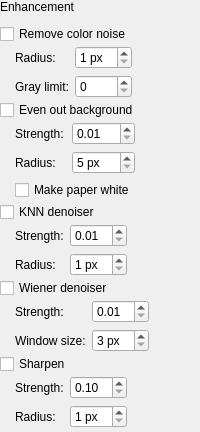
       <widget class="QWidget" name="denoisingOptions">
        <layout class="QVBoxLayout" name="denoisingOptionsLayout">
         <property name="leftMargin">
          <number>0</number>
         </property>
         <property name="topMargin">
          <number>0</number>
         </property>
         <property name="rightMargin">
          <number>0</number>
         </property>
         <property name="bottomMargin">
          <number>0</number>
         </property>
         <item>
          <widget class="SectionHeading" name="denoisingOptionsHeading">
           <property name="text">
            <string>Enhancement</string>
           </property>
          </widget>
         </item>
         <item>
          <layout class="QHBoxLayout" name="denoisingOptionsHLayout">
           <item>
            <layout class="QVBoxLayout" name="denoisingOptionsVLayout">
             <property name="spacing">
              <number>2</number>
             </property>
             <property name="leftMargin">
              <number>0</number>
             </property>
             <property name="topMargin">
              <number>4</number>
             </property>
             <property name="rightMargin">
              <number>4</number>
             </property>
             <property name="bottomMargin">
              <number>4</number>
             </property>
             <item>
              <widget class="QCheckBox" name="chromaCB">
               <property name="toolTip">
                <string>Removes color noise, such as single red, green and blue pixels on gray paper, before the other filters. The brightness is not changed.</string>
               </property>
               <property name="text">
                <string>Remove color noise</string>
               </property>
              </widget>
             </item>
             <item>
              <widget class="QWidget" name="chromaOptionsWidget" native="true">
               <layout class="QGridLayout" name="chromaOptionsLayout">
                <property name="leftMargin">
                 <number>0</number>
                </property>
                <property name="topMargin">
                 <number>0</number>
                </property>
                <property name="rightMargin">
                 <number>0</number>
                </property>
                <property name="bottomMargin">
                 <number>0</number>
                </property>
                <item row="0" column="0" rowspan="2">
                 <spacer name="chromaIndent">
                  <property name="orientation">
                   <enum>Qt::Horizontal</enum>
                  </property>
                  <property name="sizeType">
                   <enum>QSizePolicy::Fixed</enum>
                  </property>
                  <property name="sizeHint" stdset="0">
                   <size>
                    <width>15</width>
                    <height>1</height>
                   </size>
                  </property>
                 </spacer>
                </item>
                <item row="0" column="1">
                 <widget class="QLabel" name="chromaRadiusLabel">
                  <property name="buddy">
                   <cstring>chromaRadius</cstring>
                  </property>
                  <property name="text">
                   <string>Radius:</string>
                  </property>
                 </widget>
                </item>
                <item row="0" column="2">
                 <widget class="QSpinBox" name="chromaRadius">
<property name="suffix"><string notr="true"> px</string></property>
                  <property name="toolTip">
                   <string>How far the colors are smoothed.</string>
                  </property>
                  <property name="minimum">
                   <number>1</number>
                  </property>
                  <property name="maximum">
                   <number>10</number>
                  </property>
                 </widget>
                </item>
                <item row="1" column="1">
                 <widget class="QLabel" name="chromaGrayLimitLabel">
                  <property name="buddy">
                   <cstring>chromaGrayLimit</cstring>
                  </property>
                  <property name="text">
                   <string>Gray limit:</string>
                  </property>
                 </widget>
                </item>
                <item row="1" column="2">
                 <widget class="QSpinBox" name="chromaGrayLimit">
                  <property name="toolTip">
                   <string>Colors weaker than this become neutral gray; strong colors of pictures and colored text stay. 0 only smooths.</string>
                  </property>
                  <property name="minimum">
                   <number>0</number>
                  </property>
                  <property name="maximum">
                   <number>60</number>
                  </property>
                 </widget>
                </item>
                <item row="0" column="3" rowspan="2">
                 <spacer name="chromaSpacer">
                  <property name="orientation">
                   <enum>Qt::Horizontal</enum>
                  </property>
                  <property name="sizeHint" stdset="0">
                   <size>
                    <width>1</width>
                    <height>1</height>
                   </size>
                  </property>
                 </spacer>
                </item>
               </layout>
              </widget>
             </item>
             <item>
              <widget class="QCheckBox" name="subtractBgCB">
               <property name="toolTip">
                <string>Evens out the paper background (stains, yellowing, shadows) before the other processing. Pictures are flattened as well.</string>
               </property>
               <property name="text">
                <string>Even out background</string>
               </property>
              </widget>
             </item>
             <item>
              <widget class="QWidget" name="subtractBgOptionsWidget" native="true">
               <layout class="QGridLayout" name="subtractBgOptionsLayout">
                <property name="leftMargin">
                 <number>0</number>
                </property>
                <property name="topMargin">
                 <number>0</number>
                </property>
                <property name="rightMargin">
                 <number>0</number>
                </property>
                <property name="bottomMargin">
                 <number>0</number>
                </property>
                <item row="0" column="0" rowspan="3">
                 <spacer name="subtractBgIndent">
                  <property name="orientation">
                   <enum>Qt::Horizontal</enum>
                  </property>
                  <property name="sizeType">
                   <enum>QSizePolicy::Fixed</enum>
                  </property>
                  <property name="sizeHint" stdset="0">
                   <size>
                    <width>15</width>
                    <height>1</height>
                   </size>
                  </property>
                 </spacer>
                </item>
                <item row="0" column="1">
                 <widget class="QLabel" name="subtractBgCoefLabel">
                  <property name="buddy">
                   <cstring>subtractBgCoef</cstring>
                  </property>
                  <property name="text">
                   <string>Strength:</string>
                  </property>
                 </widget>
                </item>
                <item row="0" column="2">
                 <widget class="QDoubleSpinBox" name="subtractBgCoef">
                  <property name="toolTip">
                   <string>How far the background is evened out, from 0.01 to 1.</string>
                  </property>
                  <property name="minimum">
                   <double>0.01</double>
                  </property>
                  <property name="maximum">
                   <double>1.0</double>
                  </property>
                  <property name="singleStep">
                   <double>0.01</double>
                  </property>
                 </widget>
                </item>
                <item row="1" column="1">
                 <widget class="QLabel" name="subtractBgRadiusLabel">
                  <property name="buddy">
                   <cstring>subtractBgRadius</cstring>
                  </property>
                  <property name="text">
                   <string>Radius:</string>
                  </property>
                 </widget>
                </item>
                <item row="1" column="2">
                 <widget class="QSpinBox" name="subtractBgRadius">
                <property name="suffix">
                 <string notr="true"> px</string>
                </property>
                  <property name="toolTip">
                   <string>The size of the area used to estimate the background. It should be clearly larger than the letters.</string>
                  </property>
                  <property name="minimum">
                   <number>5</number>
                  </property>
                  <property name="maximum">
                   <number>300</number>
                  </property>
                 </widget>
                </item>
                <item row="2" column="1" colspan="2">
                 <widget class="QCheckBox" name="subtractBgWhiteCB">
                  <property name="toolTip">
                   <string>Also takes the paper to white and removes a color cast such as yellowing. Each color channel is evened out on its own, so the colors of pictures shift as well.</string>
                  </property>
                  <property name="text">
                   <string>Make paper white</string>
                  </property>
                 </widget>
                </item>
                <item row="0" column="3" rowspan="3">
                 <spacer name="subtractBgSpacer">
                  <property name="orientation">
                   <enum>Qt::Horizontal</enum>
                  </property>
                  <property name="sizeHint" stdset="0">
                   <size>
                    <width>1</width>
                    <height>1</height>
                   </size>
                  </property>
                 </spacer>
                </item>
               </layout>
              </widget>
             </item>
             <item>
              <widget class="QCheckBox" name="knnCB">
               <property name="toolTip">
                <string>Reduces the noise of the image while keeping the edges of letters sharp, before the other processing.</string>
               </property>
               <property name="text">
                <string>KNN denoiser</string>
               </property>
              </widget>
             </item>
             <item>
              <widget class="QWidget" name="knnOptionsWidget" native="true">
               <layout class="QGridLayout" name="knnOptionsLayout">
                <property name="leftMargin">
                 <number>0</number>
                </property>
                <property name="topMargin">
                 <number>0</number>
                </property>
                <property name="rightMargin">
                 <number>0</number>
                </property>
                <property name="bottomMargin">
                 <number>0</number>
                </property>
                <item row="0" column="0" rowspan="2">
                 <spacer name="knnIndent">
                  <property name="orientation">
                   <enum>Qt::Horizontal</enum>
                  </property>
                  <property name="sizeType">
                   <enum>QSizePolicy::Fixed</enum>
                  </property>
                  <property name="sizeHint" stdset="0">
                   <size>
                    <width>15</width>
                    <height>1</height>
                   </size>
                  </property>
                 </spacer>
                </item>
                <item row="0" column="1">
                 <widget class="QLabel" name="knnCoefLabel">
                  <property name="buddy">
                   <cstring>knnCoef</cstring>
                  </property>
                  <property name="text">
                   <string>Strength:</string>
                  </property>
                 </widget>
                </item>
                <item row="0" column="2">
                 <widget class="QDoubleSpinBox" name="knnCoef">
                  <property name="toolTip">
                   <string>The strength of the noise reduction, from 0.01 to 1.</string>
                  </property>
                  <property name="minimum">
                   <double>0.01</double>
                  </property>
                  <property name="maximum">
                   <double>1.0</double>
                  </property>
                  <property name="singleStep">
                   <double>0.01</double>
                  </property>
                 </widget>
                </item>
                <item row="1" column="1">
                 <widget class="QLabel" name="knnRadiusLabel">
                  <property name="buddy">
                   <cstring>knnRadius</cstring>
                  </property>
                  <property name="text">
                   <string>Radius:</string>
                  </property>
                 </widget>
                </item>
                <item row="1" column="2">
                 <widget class="QSpinBox" name="knnRadius">
                <property name="suffix">
                 <string notr="true"> px</string>
                </property>
                  <property name="toolTip">
                   <string>The size of the neighborhood that is averaged.</string>
                  </property>
                  <property name="minimum">
                   <number>1</number>
                  </property>
                  <property name="maximum">
                   <number>20</number>
                  </property>
                 </widget>
                </item>
                <item row="0" column="3" rowspan="2">
                 <spacer name="knnSpacer">
                  <property name="orientation">
                   <enum>Qt::Horizontal</enum>
                  </property>
                  <property name="sizeHint" stdset="0">
                   <size>
                    <width>1</width>
                    <height>1</height>
                   </size>
                  </property>
                 </spacer>
                </item>
               </layout>
              </widget>
             </item>
             <item>
              <widget class="QCheckBox" name="wienerCB">
               <property name="toolTip">
                <string>Reduces the noise of the image before the other processing.</string>
               </property>
               <property name="text">
                <string>Wiener denoiser</string>
               </property>
              </widget>
             </item>
             <item>
              <widget class="QWidget" name="wienerOptionsWidget" native="true">
               <layout class="QGridLayout" name="wienerOptionsLayout">
                <property name="leftMargin">
                 <number>0</number>
                </property>
                <property name="topMargin">
                 <number>0</number>
                </property>
                <property name="rightMargin">
                 <number>0</number>
                </property>
                <property name="bottomMargin">
                 <number>0</number>
                </property>
                <item row="0" column="0" rowspan="2">
                 <spacer name="wienerIndent">
                  <property name="orientation">
                   <enum>Qt::Horizontal</enum>
                  </property>
                  <property name="sizeType">
                   <enum>QSizePolicy::Fixed</enum>
                  </property>
                  <property name="sizeHint" stdset="0">
                   <size>
                    <width>15</width>
                    <height>1</height>
                   </size>
                  </property>
                 </spacer>
                </item>
                <item row="0" column="1">
                 <widget class="QLabel" name="wienerCoefLabel">
                  <property name="buddy">
                   <cstring>wienerCoef</cstring>
                  </property>
                  <property name="text">
                   <string>Strength:</string>
                  </property>
                 </widget>
                </item>
                <item row="0" column="2">
                 <widget class="QDoubleSpinBox" name="wienerCoef">
                  <property name="toolTip">
                   <string>The strength of the noise reduction, from 0.01 to 1.</string>
                  </property>
                  <property name="minimum">
                   <double>0.01</double>
                  </property>
                  <property name="maximum">
                   <double>1.0</double>
                  </property>
                  <property name="singleStep">
                   <double>0.01</double>
                  </property>
                 </widget>
                </item>
                <item row="1" column="1">
                 <widget class="QLabel" name="wienerWindowSizeLabel">
                  <property name="buddy">
                   <cstring>wienerWindowSize</cstring>
                  </property>
                  <property name="text">
                   <string>Window size:</string>
                  </property>
                 </widget>
                </item>
                <item row="1" column="2">
                 <widget class="QSpinBox" name="wienerWindowSize">
                <property name="suffix">
                 <string notr="true"> px</string>
                </property>
                  <property name="toolTip">
                   <string>The dimensions of a pixel neighborhood to consider.</string>
                  </property>
                  <property name="minimum">
                   <number>3</number>
                  </property>
                  <property name="maximum">
                   <number>99</number>
                  </property>
                 </widget>
                </item>
                <item row="0" column="3" rowspan="2">
                 <spacer name="wienerSpacer">
                  <property name="orientation">
                   <enum>Qt::Horizontal</enum>
                  </property>
                  <property name="sizeHint" stdset="0">
                   <size>
                    <width>1</width>
                    <height>1</height>
                   </size>
                  </property>
                 </spacer>
                </item>
               </layout>
              </widget>
             </item>
             <item>
              <widget class="QCheckBox" name="sharpenCB">
               <property name="toolTip">
                <string>Sharpens blurred edges, after the other filters.</string>
               </property>
               <property name="text">
                <string>Sharpen</string>
               </property>
              </widget>
             </item>
             <item>
              <widget class="QWidget" name="sharpenOptionsWidget" native="true">
               <layout class="QGridLayout" name="sharpenOptionsLayout">
                <property name="leftMargin">
                 <number>0</number>
                </property>
                <property name="topMargin">
                 <number>0</number>
                </property>
                <property name="rightMargin">
                 <number>0</number>
                </property>
                <property name="bottomMargin">
                 <number>0</number>
                </property>
                <item row="0" column="0" rowspan="2">
                 <spacer name="sharpenIndent">
                  <property name="orientation">
                   <enum>Qt::Horizontal</enum>
                  </property>
                  <property name="sizeType">
                   <enum>QSizePolicy::Fixed</enum>
                  </property>
                  <property name="sizeHint" stdset="0">
                   <size>
                    <width>15</width>
                    <height>1</height>
                   </size>
                  </property>
                 </spacer>
                </item>
                <item row="0" column="1">
                 <widget class="QLabel" name="sharpenCoefLabel">
                  <property name="buddy">
                   <cstring>sharpenCoef</cstring>
                  </property>
                  <property name="text">
                   <string>Strength:</string>
                  </property>
                 </widget>
                </item>
                <item row="0" column="2">
                 <widget class="QDoubleSpinBox" name="sharpenCoef">
                  <property name="toolTip">
                   <string>How strongly the edges are sharpened, from 0.1 to 3.</string>
                  </property>
                  <property name="minimum">
                   <double>0.1</double>
                  </property>
                  <property name="maximum">
                   <double>3.0</double>
                  </property>
                  <property name="singleStep">
                   <double>0.1</double>
                  </property>
                 </widget>
                </item>
                <item row="1" column="1">
                 <widget class="QLabel" name="sharpenRadiusLabel">
                  <property name="buddy">
                   <cstring>sharpenRadius</cstring>
                  </property>
                  <property name="text">
                   <string>Radius:</string>
                  </property>
                 </widget>
                </item>
                <item row="1" column="2">
                 <widget class="QSpinBox" name="sharpenRadius">
                <property name="suffix">
                 <string notr="true"> px</string>
                </property>
                  <property name="toolTip">
                   <string>The size of the details that are sharpened; larger values also sharpen coarser details.</string>
                  </property>
                  <property name="minimum">
                   <number>1</number>
                  </property>
                  <property name="maximum">
                   <number>10</number>
                  </property>
                 </widget>
                </item>
                <item row="0" column="3" rowspan="2">
                 <spacer name="sharpenSpacer">
                  <property name="orientation">
                   <enum>Qt::Horizontal</enum>
                  </property>
                  <property name="sizeHint" stdset="0">
                   <size>
                    <width>1</width>
                    <height>1</height>
                   </size>
                  </property>
                 </spacer>
                </item>
               </layout>
              </widget>
             </item>
            </layout>
           </item>
           <item>
            <spacer name="denoisingOptionsRightSpacer">
             <property name="orientation">
              <enum>Qt::Horizontal</enum>
             </property>
             <property name="sizeHint" stdset="0">
              <size>
               <width>1</width>
               <height>1</height>
              </size>
             </property>
            </spacer>
           </item>
          </layout>
         </item>
        </layout>
       </widget>
